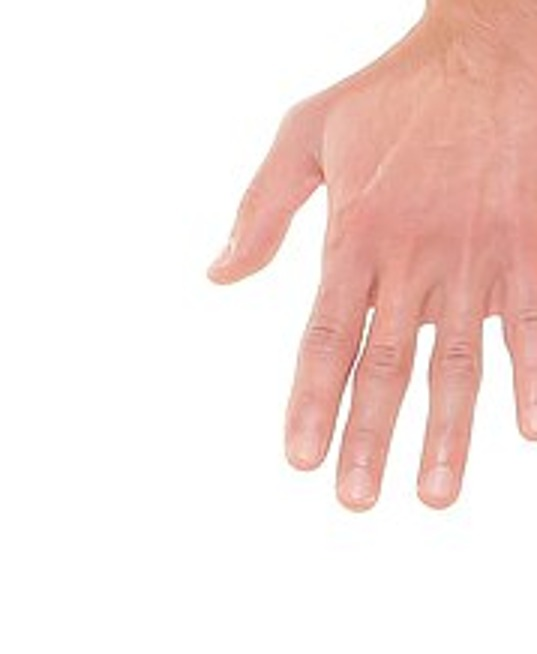
#> input picture build/assets/_dorsalhand_src.jpg, 537 x 654 px, given in place of front1280.jpg, which was not available
$ python gen_zoom.py
#> lines starting #> are read from the running program, lines starting #| are printed output that depends on the picture; pictures that were not available may be replaced by others from this repository, and a replacement may not be noted
#!/usr/bin/env python3
# Add detail-zoom modals (局部放大图) to each meridian, cropped from the hi-res CC0 photo,
# with every point in the region plotted large + fully labeled. Also decides which points get a
# name label on the MAIN figure (the sparse ones) vs. in a zoom (the dense clusters).
# Run AFTER gen_geom.py + snap_geom.py (it reads the snapped coords and rewrites geom/<key>.py).
import os,sys,runpy,base64
from PIL import Image
HERE=os.path.dirname(os.path.abspath(__file__))
SRC={'front':Image.open('/tmp/front1280.jpg').convert('RGB'),
     'back':Image.open('/tmp/back1280.jpg').convert('RGB')}
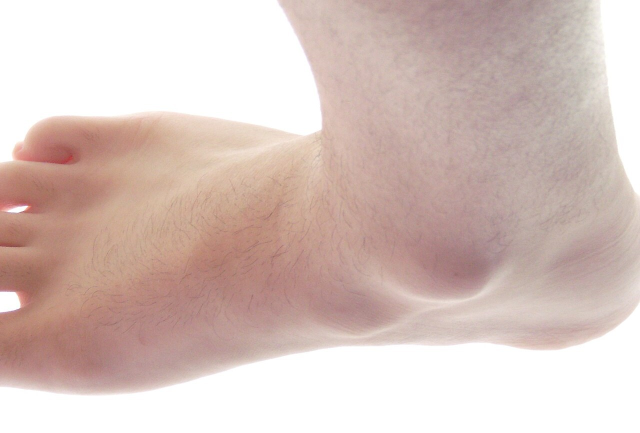
#> input picture build/assets/anklelat.jpg, 1280 x 865 px, given in place of back1280.jpg, which was not available (shown at 1/2 size)
PXU=12.8  # pixels per normalized unit at 1280 wide (150 units tall = 1920)

# shared region crops: name -> (x0,y0,x1,y1, src)
RECTS={
 'front_hand'   :(14,58,42,90,'front'),
 'front_face'   :(36,3,58,25,'front'),
 'front_headside':(37,3,51,23,'front'),
 'front_earhead':(38,8,52,22,'front'),
 'front_torso'  :(34,26,58,72,'front'),
 'front_legfoot':(33,99,57,127,'front'),
 'back_shu'     :(35,26,61,73,'back'),
 'back_foot'    :(34,118,52,143,'back'),
}

# per meridian: list of (rectname, id, chip, title, sub, clusterLabel)
ZOOMS={
 'li':[('front_hand','hand','⊕ 手·前臂放大','手 · 前臂 放大','手背、腕、前臂桡侧诸穴','手'),
       ('front_face','face','⊕ 面·颈放大','面 · 颈 放大','颈、面、鼻旁诸穴','面')],
 'sj':[('front_hand','hand','⊕ 手·前臂放大','手 · 前臂 放大','无名指、手背、腕、前臂诸穴','手'),
       ('front_earhead','head','⊕ 耳·头侧放大','耳 · 头侧 放大','绕耳与眉梢诸穴','耳')],
 'st':[('front_face','face','⊕ 头面放大','头 · 面 放大','眼下、面颊、下关、头维诸穴','面'),
       ('front_torso','torso','⊕ 胸腹放大','胸 · 腹 放大','胸线、腹线（天枢等）诸穴','腹'),
       ('front_legfoot','leg','⊕ 小腿·足放大','小腿 · 足 放大','足三里到厉兑诸穴','腿')],
 'sp':[('front_torso','torso','⊕ 胸腹放大','胸 · 腹 放大','腹、胸胁诸穴','腹'),
       ('front_legfoot','leg','⊕ 小腿·足放大','小腿内侧 · 足 放大','隐白到阴陵泉诸穴','腿')],
 'ht':[('front_hand','hand','⊕ 手·腕放大','手 · 腕 放大','肘内到小指诸穴','手')],
 'si':[('front_hand','hand','⊕ 手·前臂放大','手 · 前臂 放大','小指、手背、腕、前臂诸穴','手'),
       ('front_face','face','⊕ 面颊·耳放大','面颊 · 耳 放大','颈、颧、耳前诸穴','面')],
 'bl':[('back_shu','shu','⊕ 背俞穴放大','背部 · 俞穴 放大','背部两条侧线的脏腑俞穴','背'),
       ('back_foot','foot','⊕ 小腿·足放大','小腿 · 足外侧 放大','委中以下到至阴诸穴','足')],
 'ki':[('front_torso','torso','⊕ 胸腹放大','胸 · 腹 放大','腹、胸诸穴','腹'),
       ('front_legfoot','leg','⊕ 足·小腿放大','足 · 小腿内侧 放大','涌泉到阴谷诸穴','腿')],
 'pc':[('front_hand','hand','⊕ 手·腕放大','手 · 腕 · 中指 放大','曲泽到中冲诸穴','手')],
 'gb':[('front_headside','head','⊕ 头侧·耳放大','头侧 · 耳 放大','颞、耳、风池诸穴','头'),
       ('front_legfoot','leg','⊕ 小腿·足放大','小腿 · 足外侧 放大','阳陵泉到足窍阴诸穴','腿')],
 'lr':[('front_legfoot','leg','⊕ 足·小腿放大','足 · 小腿内侧 放大','大敦到膝内诸穴','腿')],
}

def idx(code):
    return int(''.join(c for c in code if c.isdigit()))

def make_crop(name):
    x0,y0,x1,y1,src=RECTS[name]
    im=SRC[src]
    box=(int(x0*PXU),int(y0*PXU),int(x1*PXU),int(y1*PXU))
    crop=im.crop(box)
    p=os.path.join(HERE,'assets',name+'.jpg')
    crop.save(p,quality=88)
    b=base64.b64encode(open(p,'rb').read()).decode()
    open(os.path.join(HERE,'assets',name+'.b64'),'w').write(b)
    return len(b)

def build_zoom(key):
    gpath=os.path.join(HERE,'data','geom',key+'.py')
    G=runpy.run_path(gpath)['G']
    coords=G['coords']
    zooms=[]; clusters=[]; inzoom=set()
    for (rectname,zid,chip,title,sub,clab) in ZOOMS.get(key,[]):
        x0,y0,x1,y1,src=RECTS[rectname]
        w=x1-x0; zvh=round((y1-y0)/w*100,1)
        inpts=[]
        for code,c in coords.items():
            if c.get('x') is None or not c.get('onMain',True): continue
            x,y=c['x'],c['y']
            if x0<=x<=x1 and y0<=y<=y1: inpts.append((idx(code),code,x,y))
        if len(inpts)<2: continue
        inpts.sort()
        zpts=[{'code':code,'x':round((x-x0)/w*100,2),'y':round((y-y0)/w*100,2)} for (_,code,x,y) in inpts]
        vessel='M'+' L'.join('%g,%g'%(p['x'],p['y']) for p in zpts)
        zooms.append({'id':zid,'chip':chip,'title':title,'sub':sub+'（真人图 CC0）',
                      'viewBox':'0 0 100 %g'%zvh,'img':rectname,'vessel':vessel,'points':zpts})
        for (_,code,_,_) in inpts: inzoom.add(code)
        clusters.append({'x':round((x0+x1)/2,2),'y':round((y0+y1)/2,2),'label':clab,'zoom':zid})
    # main-figure labels: label every on-figure point NOT shown in a zoom; alternate
    # label sides along the meridian so adjacent labels don't collide.
    for code,c in coords.items():
        if code in inzoom: c.pop('k',None); c.pop('lab',None)
    labeled=sorted([code for code,c in coords.items()
                    if c.get('x') is not None and c.get('onMain',True) and code not in inzoom], key=idx)
    for i,code in enumerate(labeled):
        coords[code]['k']=1
        coords[code]['lab']='L' if i%2==0 else 'R'
    if zooms:
        G['zoom']=zooms
        G['overlay']['clusters']=clusters
    with open(gpath,'w',encoding='utf-8') as f:
        f.write('# gen_geom.py + snap_geom.py + gen_zoom.py — coords, paths & detail zooms on CC0 photo\n')
        f.write('G='+repr(G)+'\n')
    print('%-4s zooms=%d labeled-on-main=%d in-zoom=%d'%(
        key,len(zooms),sum(1 for c in coords.values() if c.get('k')),len(inzoom)))

if __name__=='__main__':
    # crops first (dedup shared)
    made=set()
    for zl in ZOOMS.values():
        for z in zl:
            if z[0] not in made: make_crop(z[0]); made.add(z[0])
#> this loop made 11 passes
#> pass 1, in make_crop (call 2), `crop=im.crop(box)`:
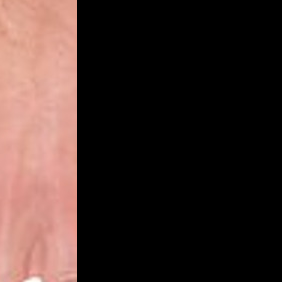
#> crop: PIL image 282x282 RGB; mean R, G, B 61.4, 44.2, 40.5
#> pass 2, in make_crop (call 3), `crop=im.crop(box)`:
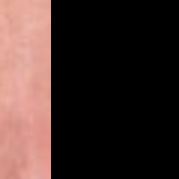
#> crop: PIL image 179x179 RGB; mean R, G, B 64.2, 46.1, 42.7
#> pass 3, in make_crop (call 4), `crop=im.crop(box)`:
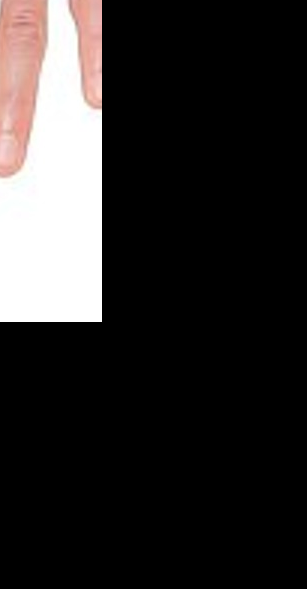
#> crop: PIL image 307x589 RGB; mean R, G, B 44.7, 41.8, 41.2
    print('crops:',sorted(made))
    keys=sys.argv[1:] or list(ZOOMS)
#> (the run stopped early here; a loop or call above may not have finished)
